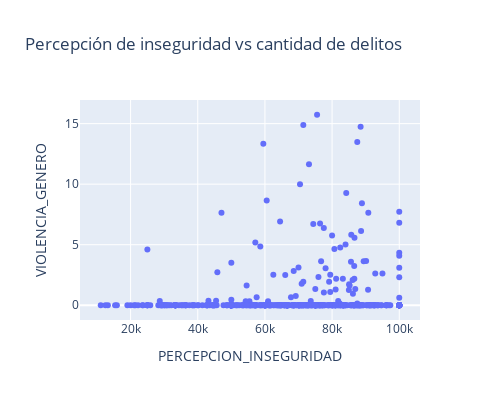

The code cell stored with this chart in its notebook:
### Code cell
import plotly.express as px
fig = px.scatter(df, x="PERCEPCION_INSEGURIDAD", y="VIOLENCIA_GENERO",
                title='Percepción de inseguridad vs cantidad de delitos')
fig.update_layout(width=500,
                  height=400
)
fig.show()

### Figure 1 — Plotly figure (JSON) as saved in the notebook; plotly's stock layout.template omitted (floating-point values rounded to 4 significant figures; data arrays with more than 128 entries replaced by an {"elided": "..."} marker saying what was removed)
{"data": [{"hovertemplate": "PERCEPCION_INSEGURIDAD=%{x}<br>VIOLENCIA_GENERO=%{y}<extra></extra>", "legendgroup": "", "marker": {"color": "#636efa", "symbol": "circle"}, "mode": "markers", "name": "", "orientation": "v", "showlegend": false, "type": "scatter", "x": {"elided": "483 float values"}, "xaxis": "x", "y": {"elided": "483 float values"}, "yaxis": "y"}], "layout": {"height": 400, "legend": {"tracegroupgap": 0}, "title": {"text": "Percepción de inseguridad vs cantidad de delitos"}, "width": 500, "xaxis": {"anchor": "y", "domain": [0, 1], "title": {"text": "PERCEPCION_INSEGURIDAD"}}, "yaxis": {"anchor": "x", "domain": [0, 1], "title": {"text": "VIOLENCIA_GENERO"}}}}
